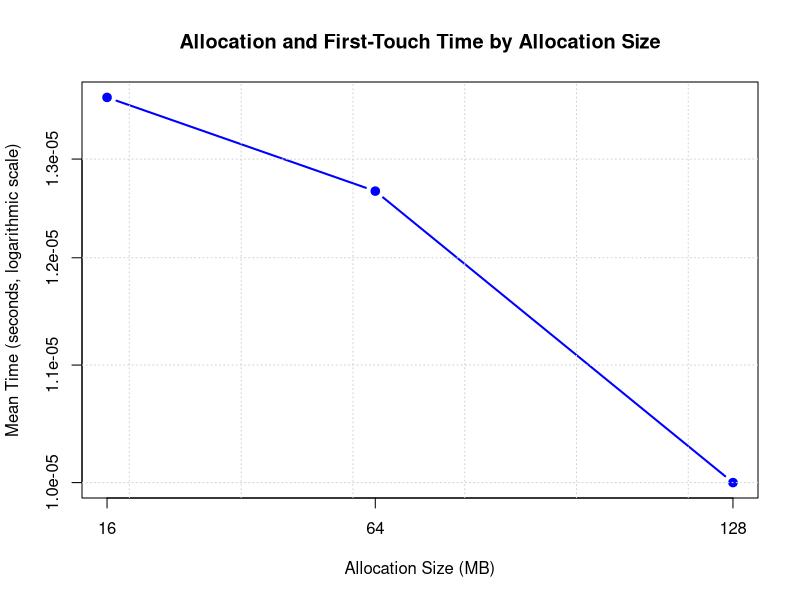

Write the R code that produced this figure.
# Read the raw CSV data
data <- read.csv("memory_trials.csv", strip.white = TRUE)

# Calculate allocation-time statistics
allocation_summary <- aggregate(
    allocation_seconds ~ megabytes,
    data = data,
    FUN = function(x) {
        c(
            mean = mean(x),
            minimum = min(x),
            maximum = max(x),
            range = max(x) - min(x)
        )
    }
)

allocation_summary <- data.frame(
    megabytes = allocation_summary$megabytes,
    allocation_mean = allocation_summary$allocation_seconds[, "mean"],
    allocation_minimum = allocation_summary$allocation_seconds[, "minimum"],
    allocation_maximum = allocation_summary$allocation_seconds[, "maximum"],
    allocation_range = allocation_summary$allocation_seconds[, "range"]
)

# Calculate first-touch-time statistics
touch_summary <- aggregate(
    touch_seconds ~ megabytes,
    data = data,
    FUN = function(x) {
        c(
            mean = mean(x),
            minimum = min(x),
            maximum = max(x),
            range = max(x) - min(x)
        )
    }
)

touch_summary <- data.frame(
    megabytes = touch_summary$megabytes,
    touch_mean = touch_summary$touch_seconds[, "mean"],
    touch_minimum = touch_summary$touch_seconds[, "minimum"],
    touch_maximum = touch_summary$touch_seconds[, "maximum"],
    touch_range = touch_summary$touch_seconds[, "range"]
)

# Combine both summary tables
summary_table <- merge(
    allocation_summary,
    touch_summary,
    by = "megabytes"
)

# Display the results
print(summary_table)

# Save the graph
pdf("graph.pdf", width = 7, height = 5)

plot(
    summary_table$megabytes,
    summary_table$allocation_mean,
    type = "b",
    pch = 19,
    lwd = 2,
    col = "blue",
    log = "y",
    xaxt = "n",
    xlab = "Allocation Size (MB)",
    ylab = "Mean Time (seconds, logarithmic scale)",
    main = "Allocation and First-Touch Time by Allocation Size"
)

lines(
    summary_table$megabytes,
    summary_table$touch_mean,
    type = "b",
    pch = 17,
    lwd = 2,
    col = "red"
)

axis(
    1,
    at = summary_table$megabytes,
    labels = summary_table$megabytes
)

grid()
dev.off()
